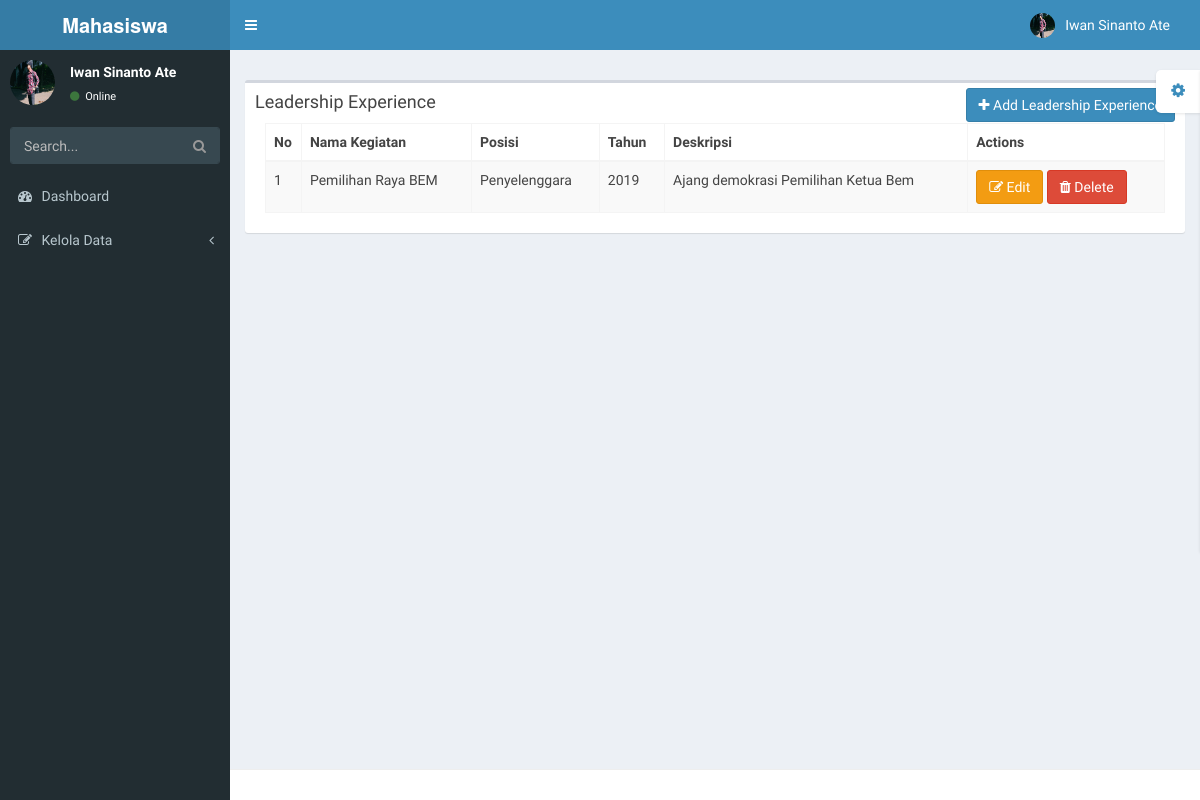
/pages/kelola-data/leadership-experience.php (signed in), run on the app's committed database.
### tables this page shows
CREATE TABLE `leadership_experience` (
  `id_leadership_experience` int(5) NOT NULL,
  `nama_kegiatan` varchar(30) NOT NULL,
  `posisi` varchar(30) NOT NULL,
  `tahun` varchar(10) NOT NULL,
  `deskripsi` text NOT NULL,
  `id_user` int(11) NOT NULL
);

### config/database.php (called while the page is built, shortened)
<?php
	$database 	= "mhs";
?>

### config/kelola-data/leadership_experience.php (called while the page is built, shortened)
<?php
	class leadership_experience {
		var $table	= "leadership_experience";
		function search_by_field ($field, $param) {
			$data = mysqli_query($connection, "SELECT * FROM " . $this->table . " WHERE $field='$param'");
			while($d = mysqli_fetch_array($data)) $result[] = $d;
			return $result;
		}
	}
?>

### pages/kelola-data/leadership-experience.php (the view, shortened to what this page needs)
<?php include '../static/top.php';
include '../../config/kelola-data/leadership_experience.php';
        $db     = new leadership_experience();
          $table    = 'leadership_experience';?>
    <section class="content">
      <div class="row">
        <div class="col-xs-12">
          <div class="box">
            <div class="box-header">
              <h3 class="box-title">Leadership Experience</h3>
              <div class="pull-right box-tools">
                <button class="btn btn-primary btn-md" data-toggle="modal" data-target="#modalAdd"><i class="fa fa-plus"> </i> Add Leadership Experience</button>
            </div>
            <div class="box-body">
              <table class="table table-bordered table-striped">
                <thead>
                  <tr>
                    <th>No</th>
                    <th>Nama Kegiatan</th>
                    <th>Posisi</th>
                    <th>Tahun</th>
                    <th>Deskripsi</th>
                    <th>Actions</th>
                  </tr>
                </thead>
                <tbody>
                    <?php
                        $no = 1;
                        if($db->search_by_field('id_user' , $_SESSION['user']) != null) {
                            foreach($db->search_by_field('id_user' , $_SESSION['user']) as $show) {
                    ?>
                      <tr>
                        <td width="4%"><?php echo $no++; ?></td>
                        <td><?php echo $show['nama_kegiatan']; ?></td>
                        <td><?php echo $show['posisi']; ?></td>
                        <td><?php echo $show['tahun']; ?></td>
                         <td><?php echo $show['deskripsi']; ?></td>
                        <td>
                            <a href="#editLeadership" class="btn  btn-warning btn-md" data-toggle="modal" data-target="#modalEdit-<?php echo $show['id_leadership_experience']; ?>"><i class="fa fa-edit" data-toggle="tooltip" title="Edit"></i> Edit</a>
                            <a href="#deleteLeadership" class="btn  btn-danger btn-md" data-toggle="modal" data-target="#modalDelete-<?php echo $show['id_leadership_experience']; ?>"><i class="fa fa-trash" data-toggle="tooltip" title="Delete"></i> Delete</a>
                        </td>
                      </tr>
                              <?php
                                      }
                                  }
                              ?>
                    </tbody>
              </table>
            </div>
          </div>
        </div>
      </div>
    </section>
<?php include '../static/bot.php'; ?>

### data on the page
leadership_experience: nama_kegiatan "Pemilihan Raya BEM", posisi "Penyelenggara", tahun "2019", deskripsi "Ajang demokrasi Pemilihan Ketua Bem"

### other printed values
$_SESSION['nama'] "Iwan Sinanto Ate"
